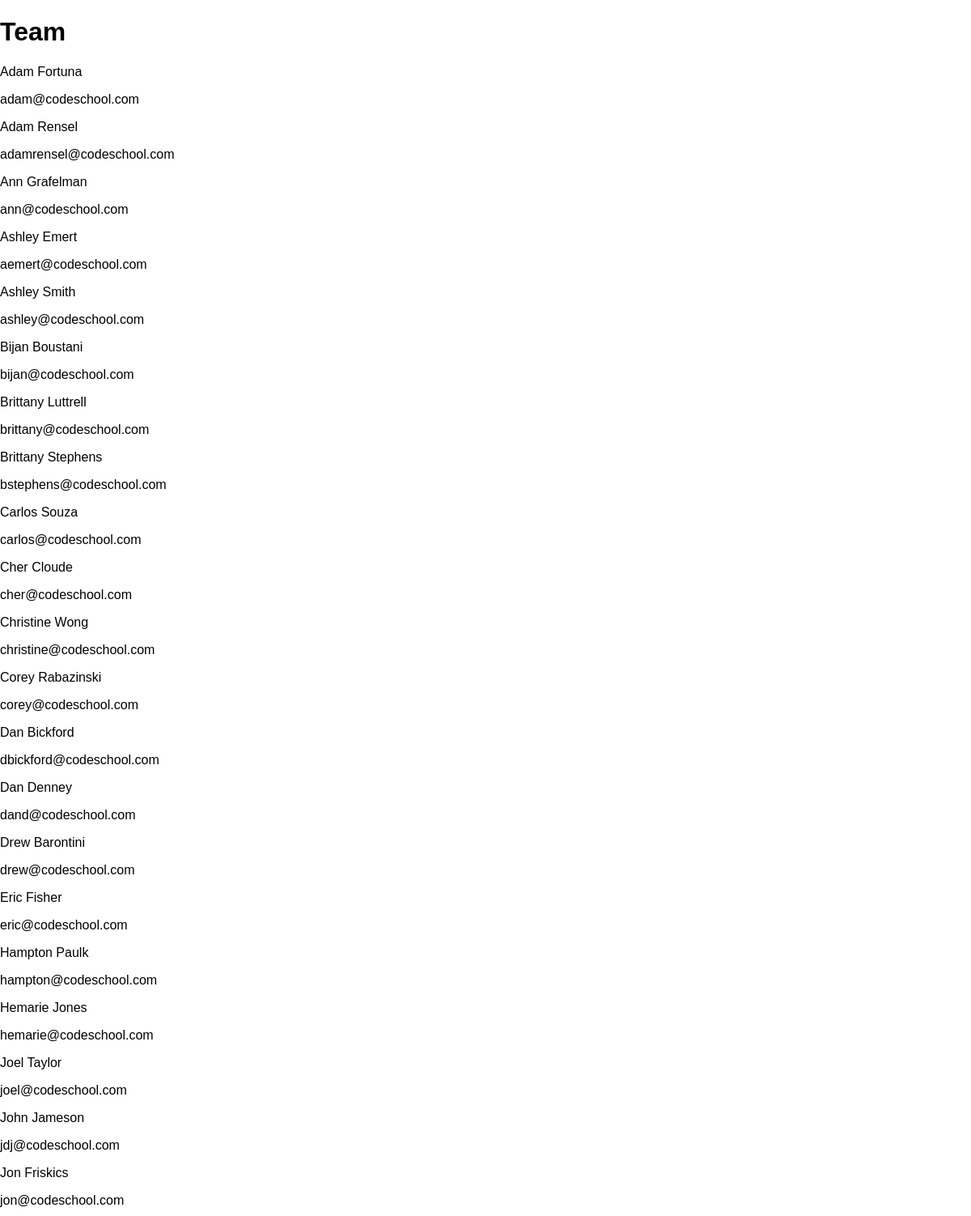
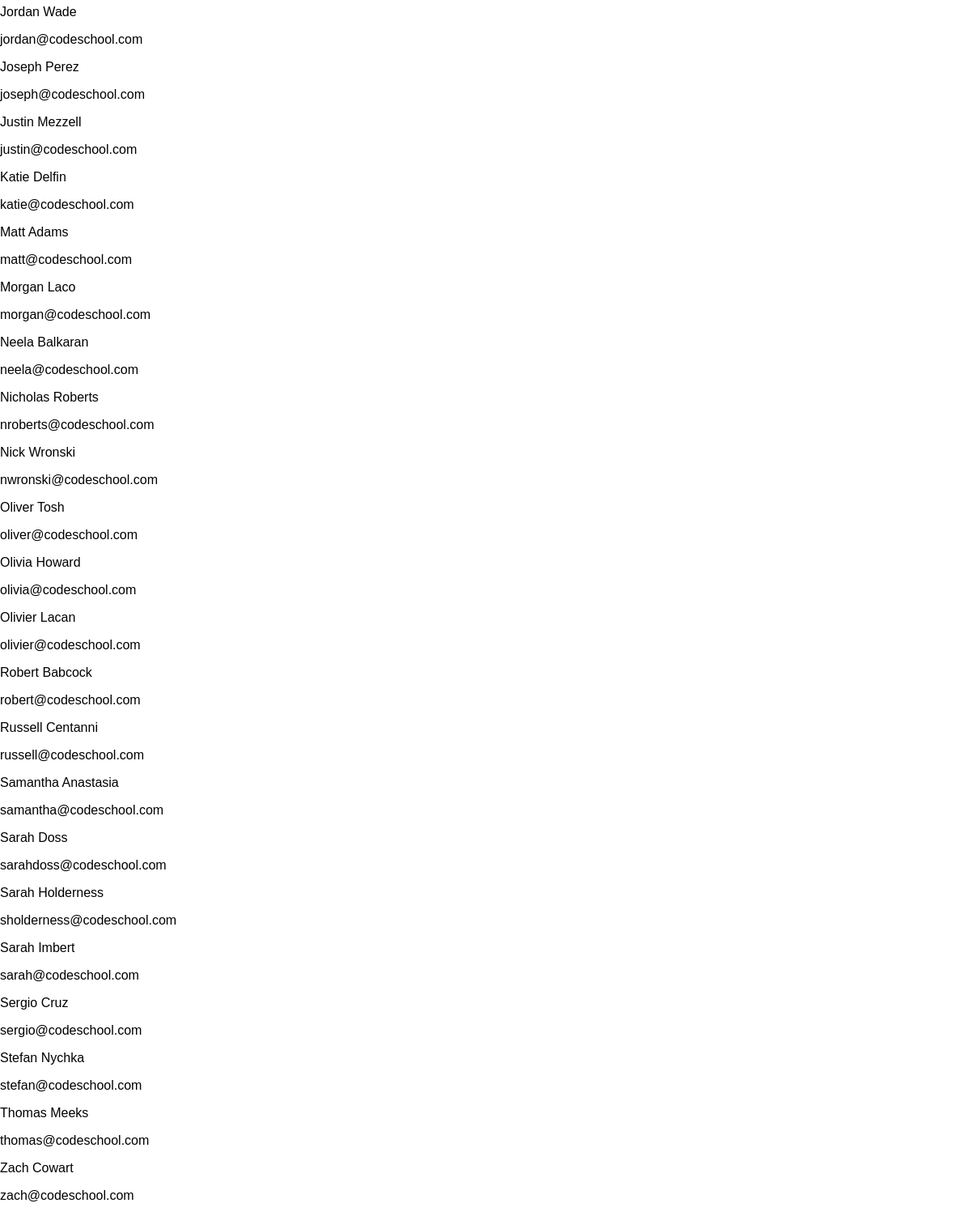
/team/team/, run on the app's committed database (2 pictures, top to bottom).
### teamdirectory/models.py (models this page shows, shortened)
class Person(models.Model):
    id = models.IntegerField(primary_key=True, auto_created=True, unique=True)
    first_name = models.CharField(max_length=100)
    last_name = models.CharField(max_length=100)
    email = models.CharField(max_length=200)
    title = models.CharField(max_length=100)
    linkedin_url = models.CharField(max_length=200, null=True)
    github_url = models.CharField(max_length=200, null=True)
    twitter_url = models.CharField(max_length=200, null=True)
    image = models.CharField(max_length=500)
    slug = models.SlugField(max_length=100, blank=True)

### teamdirectory/views.py (the view)
def team_directory(request):
    context = {"person": Person.objects.all()}
    return render(request=request, template_name="team.html", context=context)

### teamdirectory/templates/team.html (shortened to what this page needs)
{% load staticfiles %}
<!DOCTYPE html>
<html lang="en">
<head>
    <link rel="stylesheet" href="{% static 'normalize.css' %}">
    <link rel="stylesheet" href="{% static 'team.css' %}">
</head>
<body>
<h1>Team</h1>
{% for p in person %}
    <p>{{ p.first_name }}</p>
    <p>{{ p.email }}</p>
{% endfor %}
</body>
</html>

### data on the page
Person: first_name "Adam Fortuna", email "adam@codeschool.com"
Person: first_name "Adam Rensel", email "adamrensel@codeschool.com"
Person: first_name "Ann Grafelman", email "ann@codeschool.com"
Person: first_name "Ashley Emert", email "aemert@codeschool.com"
Person: first_name "Ashley Smith", email "ashley@codeschool.com"
Person: first_name "Bijan Boustani", email "bijan@codeschool.com"
Person: first_name "Brittany Luttrell", email "brittany@codeschool.com"
Person: first_name "Brittany Stephens", email "bstephens@codeschool.com"
Person: first_name "Carlos Souza", email "carlos@codeschool.com"
Person: first_name "Cher Cloude", email "cher@codeschool.com"
Person: first_name "Christine Wong", email "christine@codeschool.com"
Person: first_name "Corey Rabazinski", email "corey@codeschool.com"
Person: first_name "Dan Bickford", email "dbickford@codeschool.com"
Person: first_name "Dan Denney", email "dand@codeschool.com"
Person: first_name "Drew Barontini", email "drew@codeschool.com"
Person: first_name "Eric Fisher", email "eric@codeschool.com"
Person: first_name "Hampton Paulk", email "hampton@codeschool.com"
Person: first_name "Hemarie Jones", email "hemarie@codeschool.com"
Person: first_name "Joel Taylor", email "joel@codeschool.com"
Person: first_name "John Jameson", email "jdj@codeschool.com"
Person: first_name "Jon Friskics", email "jon@codeschool.com"
Person: first_name "Jordan Wade", email "jordan@codeschool.com"
Person: first_name "Joseph Perez", email "joseph@codeschool.com"
Person: first_name "Justin Mezzell", email "justin@codeschool.com"
Person: first_name "Katie Delfin", email "katie@codeschool.com"
Person: first_name "Matt Adams", email "matt@codeschool.com"
Person: first_name "Morgan Laco", email "morgan@codeschool.com"
Person: first_name "Neela Balkaran", email "neela@codeschool.com"
Person: first_name "Nicholas Roberts", email "nroberts@codeschool.com"
Person: first_name "Nick Wronski", email "nwronski@codeschool.com"
Person: first_name "Oliver Tosh", email "oliver@codeschool.com"
Person: first_name "Olivia Howard", email "olivia@codeschool.com"
Person: first_name "Olivier Lacan", email "olivier@codeschool.com"
Person: first_name "Robert Babcock", email "robert@codeschool.com"
Person: first_name "Russell Centanni", email "russell@codeschool.com"
Person: first_name "Samantha Anastasia", email "samantha@codeschool.com"
Person: first_name "Sarah Doss", email "sarahdoss@codeschool.com"
Person: first_name "Sarah Holderness", email "sholderness@codeschool.com"
Person: first_name "Sarah Imbert", email "sarah@codeschool.com"
Person: first_name "Sergio Cruz", email "sergio@codeschool.com"
Person: first_name "Stefan Nychka", email "stefan@codeschool.com"
Person: first_name "Thomas Meeks", email "thomas@codeschool.com"
Person: first_name "Zach Cowart", email "zach@codeschool.com"
